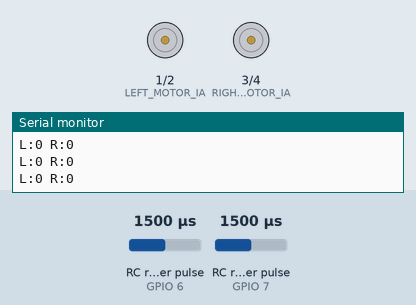
This program was run on a simulated ESP32-S3. On the bench: motor-driver pin pairs drawn as motors (green arrow = first pin HIGH = forward, orange = second pin HIGH = backward, longer = more drive), the last lines printed to the serial monitor. Wiring (inferred from the names in the program): 2 × RC receiver channel: data GPIO 6 / data GPIO 7. The inputs (shaded band) are chosen by the test bench; at power-on: RC receiver pulse (sensors on GPIO 6, GPIO 7) 1500 µs.

Above: at 2.2 s.
2.3 s: RC receiver pulse (sensor on GPIO 6) set to 1020 µs
At 3.5 s:
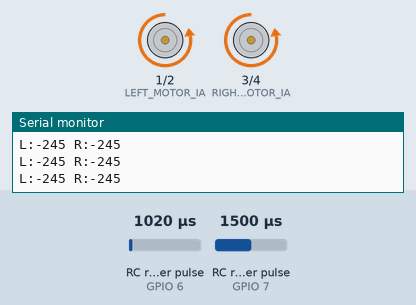
3.8 s: RC receiver pulse (sensor on GPIO 7) set to 1020 µs
At 4.3 s:
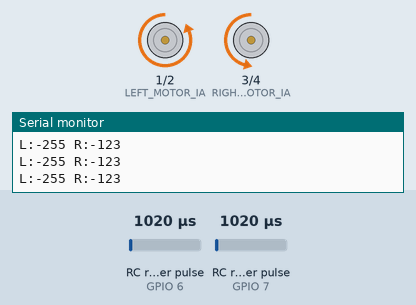
5.3 s: RC receiver pulse (sensor on GPIO 6) set to 1250 µs
At 6.0 s:
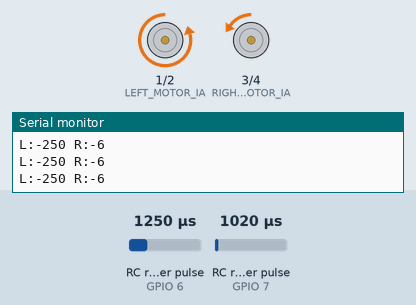
6.8 s: RC receiver pulse (sensor on GPIO 7) set to 1250 µs
At 8.0 s:
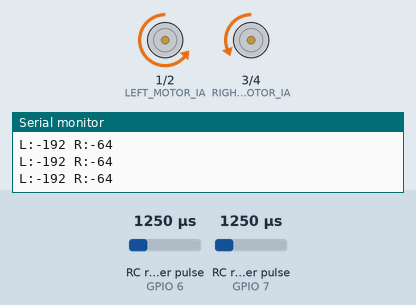
8.3 s: RC receiver pulse (sensor on GPIO 6) set to 1500 µs
At 8.9 s:
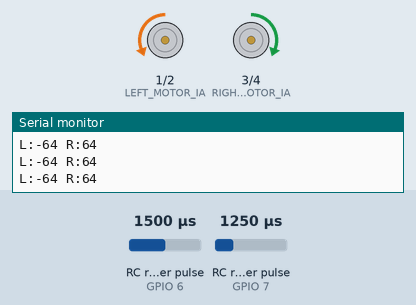
9.8 s: RC receiver pulse (sensor on GPIO 7) set to 1750 µs
At 10.5 s:
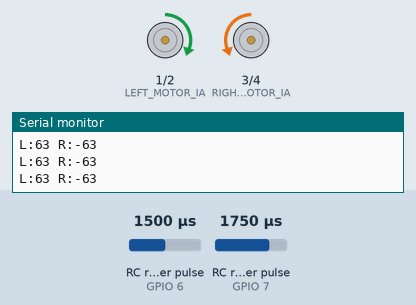
Timing chart, 0 to 12.3 s (numbered marks = the images above; inputs shaded):
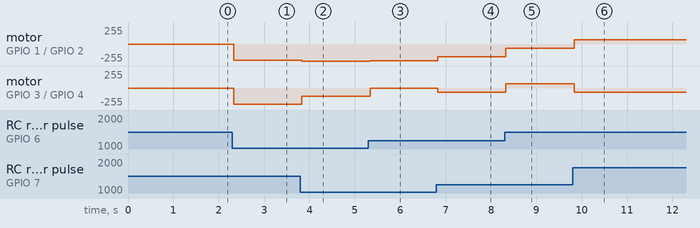

Measured:
- after the input at 2.3 s, motor on GPIO 1 (LEFT_MOTOR_IA) / GPIO 2 (LEFT_MOTOR_IB), motor on GPIO 3 (RIGHT_MOTOR_IA) / GPIO 4 (RIGHT_MOTOR_IB): stopped → backward 244/255 at once
- after the input at 3.8 s, motor on GPIO 1 (LEFT_MOTOR_IA) / GPIO 2 (LEFT_MOTOR_IB): backward 244/255 → backward 255/255 at once; motor on GPIO 3 (RIGHT_MOTOR_IA) / GPIO 4 (RIGHT_MOTOR_IB): backward 244/255 → backward 123/255 at once
- after the input at 5.3 s, motor on GPIO 1 (LEFT_MOTOR_IA) / GPIO 2 (LEFT_MOTOR_IB): backward 255/255 → backward 249/255 at once; motor on GPIO 3 (RIGHT_MOTOR_IA) / GPIO 4 (RIGHT_MOTOR_IB): backward 123/255 → backward 6/255 at once
- after the input at 6.8 s, motor on GPIO 1 (LEFT_MOTOR_IA) / GPIO 2 (LEFT_MOTOR_IB): backward 249/255 → backward 191/255 at once; motor on GPIO 3 (RIGHT_MOTOR_IA) / GPIO 4 (RIGHT_MOTOR_IB): backward 6/255 → backward 64/255 at once
- after the input at 8.3 s, motor on GPIO 1 (LEFT_MOTOR_IA) / GPIO 2 (LEFT_MOTOR_IB): backward 191/255 → backward 64/255 at once; motor on GPIO 3 (RIGHT_MOTOR_IA) / GPIO 4 (RIGHT_MOTOR_IB): backward 64/255 → forward 64/255 at once
- after the input at 9.8 s, motor on GPIO 1 (LEFT_MOTOR_IA) / GPIO 2 (LEFT_MOTOR_IB): backward 64/255 → forward 63/255 at once; motor on GPIO 3 (RIGHT_MOTOR_IA) / GPIO 4 (RIGHT_MOTOR_IB): forward 64/255 → backward 63/255 at once

The program:

main.cpp
```cpp
// 文件：main.cpp
// 功能：ESP32-S4 双有刷电机差速控制（PWM接收机 + L9110S驱动）
// L9110S特性：每路电机需要两个PWM引脚（IA/IB），3.3V兼容

#include <Arduino.h>

// ==================== 硬件配置（L9110S专用） ====================
// PWM输入引脚（连接接收机，需5V→3.3V分压）
#define PWM_THROTTLE_PIN 6 // 油门通道
#define PWM_STEER_PIN 7    // 转向通道

// L9110S驱动引脚（每路电机两个PWM输入）
#define LEFT_MOTOR_IA 1  // 左电机正转PWM
#define LEFT_MOTOR_IB 2  // 左电机反转PWM
#define RIGHT_MOTOR_IA 3 // 右电机正转PWM
#define RIGHT_MOTOR_IB 4 // 右电机反转PWM

// 参数配置
#define PWM_FREQ 10000   // L9110S建议10kHz（降低发热）
#define PWM_RESOLUTION 8 // 8位分辨率(0-255)
#define MAX_PWM 255      // 最大输出
#define DEADZONE 5       // 摇杆死区

// 遥控信号参数
#define PWM_MIN_US 1000
#define PWM_MAX_US 2000
#define PWM_CENTER_US 1500
#define SIGNAL_TIMEOUT_MS 500

// ==================== 全局变量 ====================
volatile uint16_t throttlePulseWidth = PWM_CENTER_US;
volatile uint16_t steerPulseWidth = PWM_CENTER_US;
volatile uint32_t throttleLastEdge = 0;
volatile uint32_t steerLastEdge = 0;

uint32_t lastSignalTime = 0;
bool signalLost = false;

// ==================== 中断服务函数 ====================
void ICACHE_RAM_ATTR onThrottlePWM()
{
    static uint32_t riseTime = 0;
    if (digitalRead(PWM_THROTTLE_PIN))
    {
        riseTime = micros();
    }
    else
    {
        throttlePulseWidth = micros() - riseTime;
    }
}

void ICACHE_RAM_ATTR onSteerPWM()
{
    static uint32_t riseTime = 0;
    if (digitalRead(PWM_STEER_PIN))
    {
        riseTime = micros();
    }
    else
    {
        steerPulseWidth = micros() - riseTime;
    }
}

// ==================== L9110S电机控制函数 ====================
void setupL9110S()
{
    // 配置4个PWM通道
    ledcSetup(0, PWM_FREQ, PWM_RESOLUTION); // 左电机IA
    ledcSetup(1, PWM_FREQ, PWM_RESOLUTION); // 左电机IB
    ledcSetup(2, PWM_FREQ, PWM_RESOLUTION); // 右电机IA
    ledcSetup(3, PWM_FREQ, PWM_RESOLUTION); // 右电机IB

    // 绑定到GPIO
    ledcAttachPin(LEFT_MOTOR_IA, 0);
    ledcAttachPin(LEFT_MOTOR_IB, 1);
    ledcAttachPin(RIGHT_MOTOR_IA, 2);
    ledcAttachPin(RIGHT_MOTOR_IB, 3);

    // 初始停止（全部写0）
    ledcWrite(0, 0);
    ledcWrite(1, 0);
    ledcWrite(2, 0);
    ledcWrite(3, 0);

    Serial.println("L9110S驱动初始化完成");
}

// L9110S专用：设置单个电机速度
// speed: -255 ~ 255，正转/反转
void setL9110SPower(uint8_t channelIA, uint8_t channelIB, int16_t speed)
{
    speed = constrain(speed, -MAX_PWM, MAX_PWM);

    if (speed > 0)
    {
        // 正转：IA=速度, IB=0
        ledcWrite(channelIA, speed);
        ledcWrite(channelIB, 0);
    }
    else if (speed < 0)
    {
        // 反转：IA=0, IB=速度
        ledcWrite(channelIA, 0);
        ledcWrite(channelIB, -speed);
    }
    else
    {
        // 停止：全部写0
        ledcWrite(channelIA, 0);
        ledcWrite(channelIB, 0);
    }
}

// 差速控制
void updateMotorControl(int16_t throttle, int16_t steer)
{
    // 死区处理
    if (abs(throttle) < DEADZONE)
        throttle = 0;
    if (abs(steer) < DEADZONE)
        steer = 0;

    // 映射到PWM范围
    int16_t throttle_pwm = map(throttle, -100, 100, -MAX_PWM, MAX_PWM);
    int16_t steer_pwm = map(steer, -100, 100, -MAX_PWM, MAX_PWM);

    // 差速计算
    int16_t left_speed = throttle_pwm + steer_pwm / 2;
    int16_t right_speed = throttle_pwm - steer_pwm / 2;

    // 限幅
    left_speed = constrain(left_speed, -MAX_PWM, MAX_PWM);
    right_speed = constrain(right_speed, -MAX_PWM, MAX_PWM);

    // 输出到L9110S
    setL9110SPower(0, 1, left_speed);  // 左电机
    setL9110SPower(2, 3, right_speed); // 右电机

    Serial.printf("L:%d R:%d\n", left_speed, right_speed);
}

// ==================== PWM信号处理 ====================
int16_t mapPWMtoControl(uint16_t pulseWidth)
{
    if (pulseWidth < 800 || pulseWidth > 2200)
        return 0;
    return map(pulseWidth, PWM_MIN_US, PWM_MAX_US, -100, 100);
}

bool isSignalValid()
{
    bool valid = (throttlePulseWidth >= 800 && throttlePulseWidth <= 2200 &&
                  steerPulseWidth >= 800 && steerPulseWidth <= 2200);

    if (valid)
    {
        lastSignalTime = millis();
        return true;
    }

    if (millis() - lastSignalTime > SIGNAL_TIMEOUT_MS)
    {
        if (!signalLost)
        {
            signalLost = true;
            Serial.println("信号丢失！");
            // 紧急停止
            setL9110SPower(0, 1, 0);
            setL9110SPower(2, 3, 0);
        }
        return false;
    }
    return true;
}

// ==================== 初始化 ====================
void setup()
{
    Serial.begin(115200);
    delay(1000);

    Serial.println("=== ESP32-S3 + L9110S 差速控制器 ===");

    setupL9110S();

    pinMode(PWM_THROTTLE_PIN, INPUT);
    pinMode(PWM_STEER_PIN, INPUT);

    attachInterrupt(digitalPinToInterrupt(PWM_THROTTLE_PIN), onThrottlePWM, CHANGE);
    attachInterrupt(digitalPinToInterrupt(PWM_STEER_PIN), onSteerPWM, CHANGE);

    Serial.println("系统就绪");
}

// ==================== 主循环 ====================
void loop()
{
    if (!isSignalValid())
    {
        delay(10);
        return;
    }

    signalLost = false;

    uint16_t throttlePWM, steerPWM;
    noInterrupts();
    throttlePWM = throttlePulseWidth;
    steerPWM = steerPulseWidth;
    interrupts();

    int16_t throttle = mapPWMtoControl(throttlePWM);
    int16_t steer = mapPWMtoControl(steerPWM);

    updateMotorControl(throttle, steer);

    delay(20);
}
```
